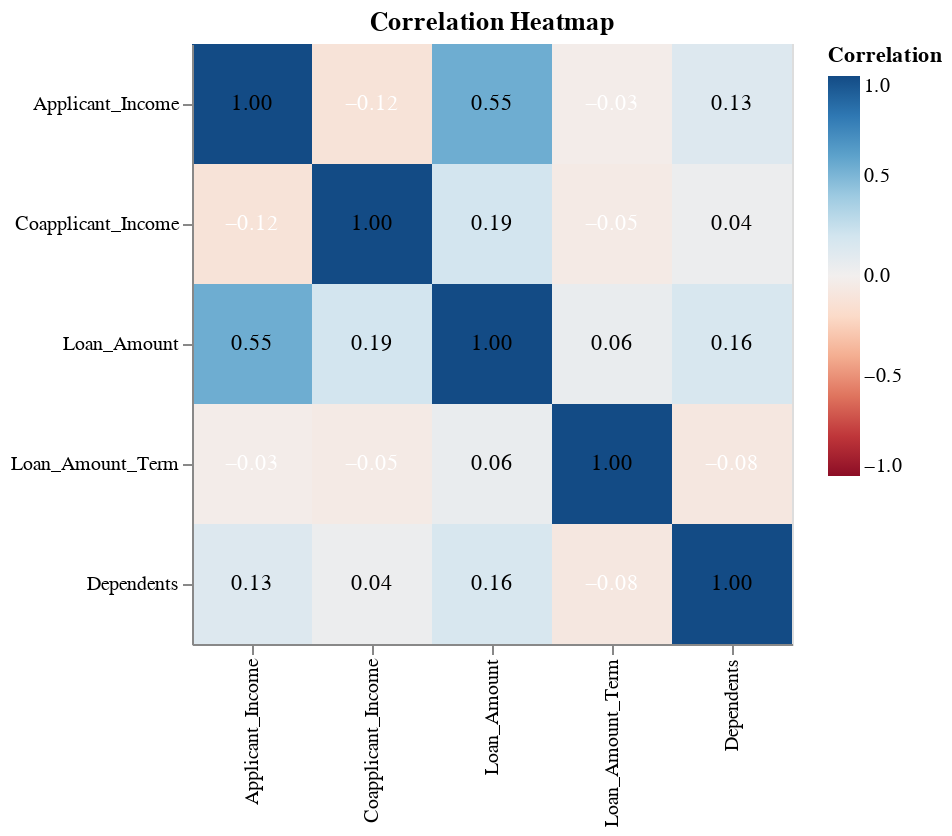

The notebook cell saved with this chart:
### Markdown cell above
The correlation heat map shows that the numerical features in the dataset mostly exhibit modest relationships with one another, with most correlations falling in the weak to moderate range. `Applicant_Income` and `Coapplicant_Income` show a mild negative association, reflecting that households with higher primary incomes might have lower secondary incomes. `Loan_Amount` is moderately correlated with `Applicant_Income`, indicating that higher-income applicants tend to seek larger loans. `Loan_Term` shows little correlation with any of the income or loan amount variables, suggesting that the duration of a loan is chosen largely independently of an applicant’s income or requested amount. Overall, the heat map indicates that the numerical features do not exhibit strong collinearity, making them suitable for use together in predictive modeling without concerns about severe multicollinearity.

### Code cell
eda.correlation_plot(
    data=df, 
    column_names=numerical_features)

### Figure 1 — Vega-Lite specification as saved in the notebook (floating-point values rounded to 4 significant figures)
{"config": {"view": {"continuousWidth": 300, "continuousHeight": 300}}, "layer": [{"mark": {"type": "rect"}, "encoding": {"color": {"field": "correlation", "scale": {"domain": [-1, 1], "scheme": "redblue"}, "title": "Correlation", "type": "quantitative"}, "x": {"field": "feature1", "sort": ["Applicant_Income", "Coapplicant_Income", "Loan_Amount", "Loan_Amount_Term", "Dependents"], "title": null, "type": "nominal"}, "y": {"field": "feature2", "sort": ["Applicant_Income", "Coapplicant_Income", "Loan_Amount", "Loan_Amount_Term", "Dependents"], "title": null, "type": "nominal"}}}, {"mark": {"type": "text", "baseline": "middle"}, "encoding": {"color": {"condition": {"test": "datum.correlation > 0", "value": "black"}, "value": "white"}, "text": {"field": "correlation", "format": ".2f", "type": "quantitative"}, "x": {"field": "feature1", "sort": ["Applicant_Income", "Coapplicant_Income", "Loan_Amount", "Loan_Amount_Term", "Dependents"], "type": "nominal"}, "y": {"field": "feature2", "sort": ["Applicant_Income", "Coapplicant_Income", "Loan_Amount", "Loan_Amount_Term", "Dependents"], "type": "nominal"}}}], "data": {"name": "data-545e562a6e2b7e499a5e404a2c5aec72"}, "height": 300, "title": "Correlation Heatmap", "width": 300, "$schema": "https://vega.github.io/schema/vega-lite/v5.20.1.json", "datasets": {"data-545e562a6e2b7e499a5e404a2c5aec72": [{"feature1": "Applicant_Income", "feature2": "Applicant_Income", "correlation": 1.0}, {"feature1": "Coapplicant_Income", "feature2": "Applicant_Income", "correlation": -0.1166}, {"feature1": "Loan_Amount", "feature2": "Applicant_Income", "correlation": 0.5463}, {"feature1": "Loan_Amount_Term", "feature2": "Applicant_Income", "correlation": -0.02804}, {"feature1": "Dependents", "feature2": "Applicant_Income", "correlation": 0.1334}, {"feature1": "Applicant_Income", "feature2": "Coapplicant_Income", "correlation": -0.1166}, {"feature1": "Coapplicant_Income", "feature2": "Coapplicant_Income", "correlation": 1.0}, {"feature1": "Loan_Amount", "feature2": "Coapplicant_Income", "correlation": 0.191}, {"feature1": "Loan_Amount_Term", "feature2": "Coapplicant_Income", "correlation": -0.04887}, {"feature1": "Dependents", "feature2": "Coapplicant_Income", "correlation": 0.03609}, {"feature1": "Applicant_Income", "feature2": "Loan_Amount", "correlation": 0.5463}, {"feature1": "Coapplicant_Income", "feature2": "Loan_Amount", "correlation": 0.191}, {"feature1": "Loan_Amount", "feature2": "Loan_Amount", "correlation": 1.0}, {"feature1": "Loan_Amount_Term", "feature2": "Loan_Amount", "correlation": 0.05847}, {"feature1": "Dependents", "feature2": "Loan_Amount", "correlation": 0.1597}, {"feature1": "Applicant_Income", "feature2": "Loan_Amount_Term", "correlation": -0.02804}, {"feature1": "Coapplicant_Income", "feature2": "Loan_Amount_Term", "correlation": -0.04887}, {"feature1": "Loan_Amount", "feature2": "Loan_Amount_Term", "correlation": 0.05847}, {"feature1": "Loan_Amount_Term", "feature2": "Loan_Amount_Term", "correlation": 1.0}, {"feature1": "Dependents", "feature2": "Loan_Amount_Term", "correlation": -0.07727}, {"feature1": "Applicant_Income", "feature2": "Dependents", "correlation": 0.1334}, {"feature1": "Coapplicant_Income", "feature2": "Dependents", "correlation": 0.03609}, {"feature1": "Loan_Amount", "feature2": "Dependents", "correlation": 0.1597}, {"feature1": "Loan_Amount_Term", "feature2": "Dependents", "correlation": -0.07727}, {"feature1": "Dependents", "feature2": "Dependents", "correlation": 1.0}]}}
